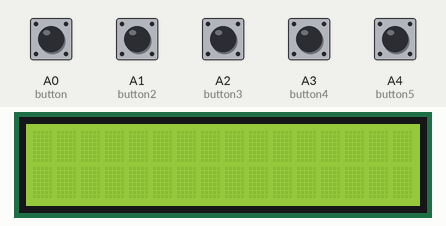
Simulated run of this sketch. Board: Arduino Uno, built with avr-gcc and run on an emulated ATmega328P. Shown: 16×2 character LCD. The inputs (shaded band) are chosen by the test bench; at power-on: A0 (button), A1 (button2), A2 (button3), A3 (button4), A4 (button5) LOW.

Above: at 1.2 s.
1.3 s: A0 (button) pulled HIGH for 1 s
At 2.0 s:
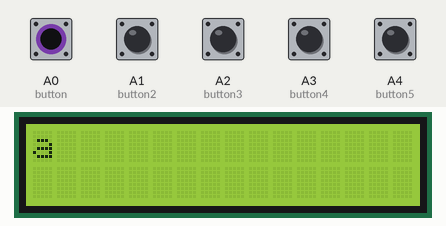
3.8 s: A1 (button2) pulled HIGH for 1 s
At 5.1 s:
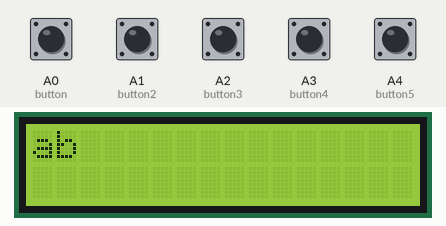
6.3 s: A2 (button3) pulled HIGH for 0.15 s
At 7.0 s:
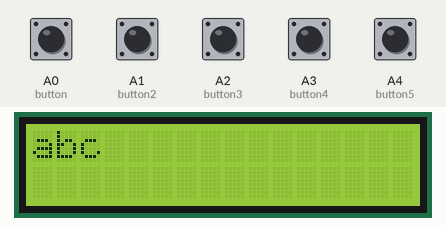
7.9 s: A3 (button4) pulled HIGH for 0.15 s
At 8.2 s:
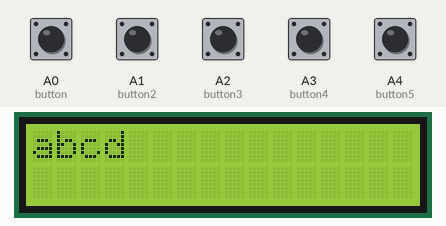
9.5 s: A0 (button) pulled HIGH for 0.15 s
At 10.6 s:
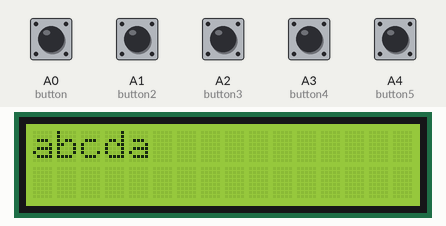
11.1 s: A1 (button2) pulled HIGH for 0.15 s
At 11.9 s:
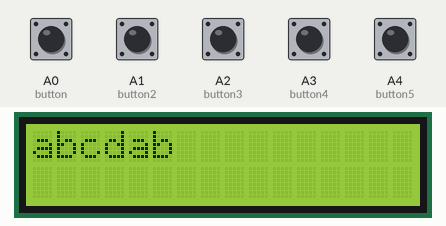
Timing chart, 0 to 13.7 s (numbered marks = the images above; inputs shaded):
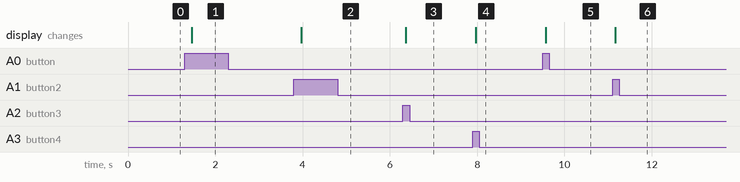

Measured:
- after the input at 1.3 s, the display: changes after 0.16 s (image 1)
- after the input at 3.8 s, the display: changes after 0.16 s (image 2)
- after the input at 6.3 s, the display: changes after 0.06 s (image 3)
- after the input at 7.9 s, the display: changes after 0.07 s (image 4)
- after the input at 9.5 s, the display: changes after 0.07 s (image 5)
- after the input at 11.1 s, the display: changes after 0.07 s (image 6)

The sketch:

rlama005_lab7_part1.ino
```cpp
#include <LiquidCrystal.h>


typedef struct task {
  int state;
  unsigned long period;
  unsigned long elapsedTime;
  int (*TickFct)(int);
} task;

const int rs = 12, en = 11, d4 = 5, d5 = 4, d6 = 3, d7 = 2;
LiquidCrystal lcd(rs, en, d4, d5, d6, d7);

int button = A0;
int button2 = A1;
int button3 = A2;
int button4 = A3;
int button5 = A4;
int count = 0;

const unsigned short tasksNum = 1;
task tasks[tasksNum];

enum BL_States { Start, BUTTON, BUTTON_P, BUTTON_5P};

int TickFct_BlinkLed(int state) {

    switch(state){
      case Start:
          lcd.setCursor(0,0);
          state = BUTTON;
          break;
////////////////////////////////////
        case BUTTON:

      if(digitalRead(button) ==  HIGH){
            lcd.write('a');
            count++;
          state = BUTTON_P;
      }
      else if(digitalRead(button2) == HIGH){
            lcd.write('b');
            count++;
          state = BUTTON_P;

      }
      else if(digitalRead(button3) == HIGH){
          lcd.write('c');
            count++;
          state = BUTTON_P;
      }
      else if(digitalRead(button4) == HIGH){
          lcd.write('d');
            count++;
          state = BUTTON_P;
      }
      else if(digitalRead(button5) == HIGH){
          state = BUTTON_5P;
      }

      if(count == 16){
        lcd.setCursor(0,1);
        state = BUTTON;
      }
          break;
////////////////////
      case BUTTON_P:
        if(digitalRead(button) == HIGH){
          if(digitalRead(button2) == HIGH){lcd.clear();}
          if(digitalRead(button3) == HIGH){lcd.clear();}
          if(digitalRead(button4) == HIGH){lcd.clear();}

        state = BUTTON_P;
        }
        else if(digitalRead(button2) == HIGH){
          if(digitalRead(button) == HIGH){lcd.clear();}
          if(digitalRead(button3) == HIGH){lcd.clear();}
          if(digitalRead(button4) == HIGH){lcd.clear();}

        state = BUTTON_P;
        }
        else if(digitalRead(button3) == HIGH){
          if(digitalRead(button2) == HIGH){lcd.clear();}
          if(digitalRead(button) == HIGH){lcd.clear();}
          if(digitalRead(button4) == HIGH){lcd.clear();}

        state = BUTTON_P;
        }
        else if(digitalRead(button4) == HIGH){
          if(digitalRead(button2) == HIGH){lcd.clear();}
          if(digitalRead(button3) == HIGH){lcd.clear();}
          if(digitalRead(button) == HIGH){lcd.clear();}

        state = BUTTON_P;
        }
      else{
        state = BUTTON;
      }
      break;
/////////////////////////////////
      case BUTTON_5P:
        if(digitalRead(button5) ==  HIGH){
          if(digitalRead(button) == HIGH){
            lcd.write('A');
            count++;
            state = BUTTON_P;
          }
          else if(digitalRead(button2) == HIGH){
            lcd.write('B');
            count++;
            state = BUTTON_P;
          }
          else if(digitalRead(button3) == HIGH){
            lcd.write('C');
            count++;
            state = BUTTON_P;
          }
          else if(digitalRead(button4) == HIGH){
            lcd.write('D');
            count++;
            state = BUTTON_P;
          }
        }
      else{
          state = BUTTON;
      }
        break;

    }

  return state; }

void setup() {
  lcd.begin(16, 2);
  pinMode(button, INPUT);
  pinMode(button2, INPUT);
  pinMode(button3, INPUT);
  pinMode(button4, INPUT);
  pinMode(button5, INPUT);

  unsigned char i = 0;
  tasks[i].state = Start;
  tasks[i].period = 100;
  tasks[i].elapsedTime = 0;
  tasks[i].TickFct = &TickFct_BlinkLed;

}

void loop() {
  // put your main code here, to run repeatedly:
  unsigned char i;
  for (i = 0; i < tasksNum; ++i) {
    if ( (millis() - tasks[i].elapsedTime) >= tasks[i].period) {
        tasks[i].state = tasks[i].TickFct(tasks[i].state);
        tasks[i].elapsedTime = millis(); // Last time this task was ran
    }
  }
  delay(100);
}
```
